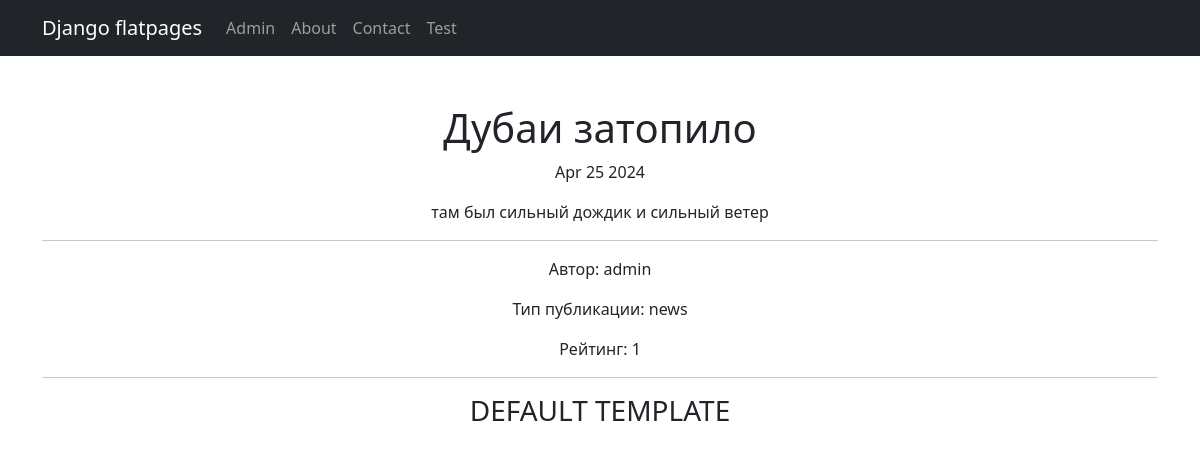
Screenshot of /news/1 with the database file from the repository.
### news/models.py (models this page shows, shortened)
class Post(models.Model):
    article = 'article'
    news = 'news'
    post_type = [
        (article, 'Статья'),
        (news, 'Новость'),
    ]
    author = models.ForeignKey(Author, on_delete=models.CASCADE)
    type = models.CharField(max_length=255, choices=post_type, default=article)
    date_add = models.DateTimeField(auto_now_add=True)
    category = models.ManyToManyField(Category, through='PostCategory')
    rating = models.IntegerField(default=0)
    title = models.CharField(max_length=255)
    text = models.TextField()

class Author(models.Model):
    user = models.OneToOneField(User, on_delete=models.CASCADE)
    rating = models.IntegerField(default=0)
    def __str__(self):
        return f'{self.user.username}'

### news/views.py (the view)
# urls.py: path('<int:pk>', PostDetail.as_view()),
class PostDetail(DetailView):
    model = Post
    template_name = 'post.html'
    context_object_name = 'post'

### news/templatetags/my_filters.py (called while the page is built)
@register.filter(name='censor')
def censor(value):
    if not isinstance(value, str):
        raise TypeError("Входной аргумент должен быть строкой")
    censored_words = ["попа", "жопа", "какашки"]
    regex_pattern = r"\b(" + "|".join(map(re.escape, censored_words)) + r")\b"
    censored_text = re.sub(regex_pattern, lambda match: match.group()[0] + '*' * (len(match.group()) - 1), value)
    return censored_text

### templates/post.html (shortened to what this page needs)
{% extends 'flatpages/default.html' %}
{% load my_filters %}
{% block content %}
<div>
    <h1>{{ post.title }}</h1>
    <p>{{ post.date_add|date:'M d Y' }}</p>
    <p>{{ post.text|censor }}</p>
    <hr>
    <p>Автор: {{ post.author }}</p>
    <p>Тип публикации: {{ post.type }}</p>
    <p>Рейтинг: {{ post.rating }}</p>
</div>
{% endblock content %}

### rows the page displays
Post: title "Дубаи затопило", date_add "Apr 25 2024", text|censor "там был сильный дождик и сильный ветер", author "admin", type "news", rating "1"
